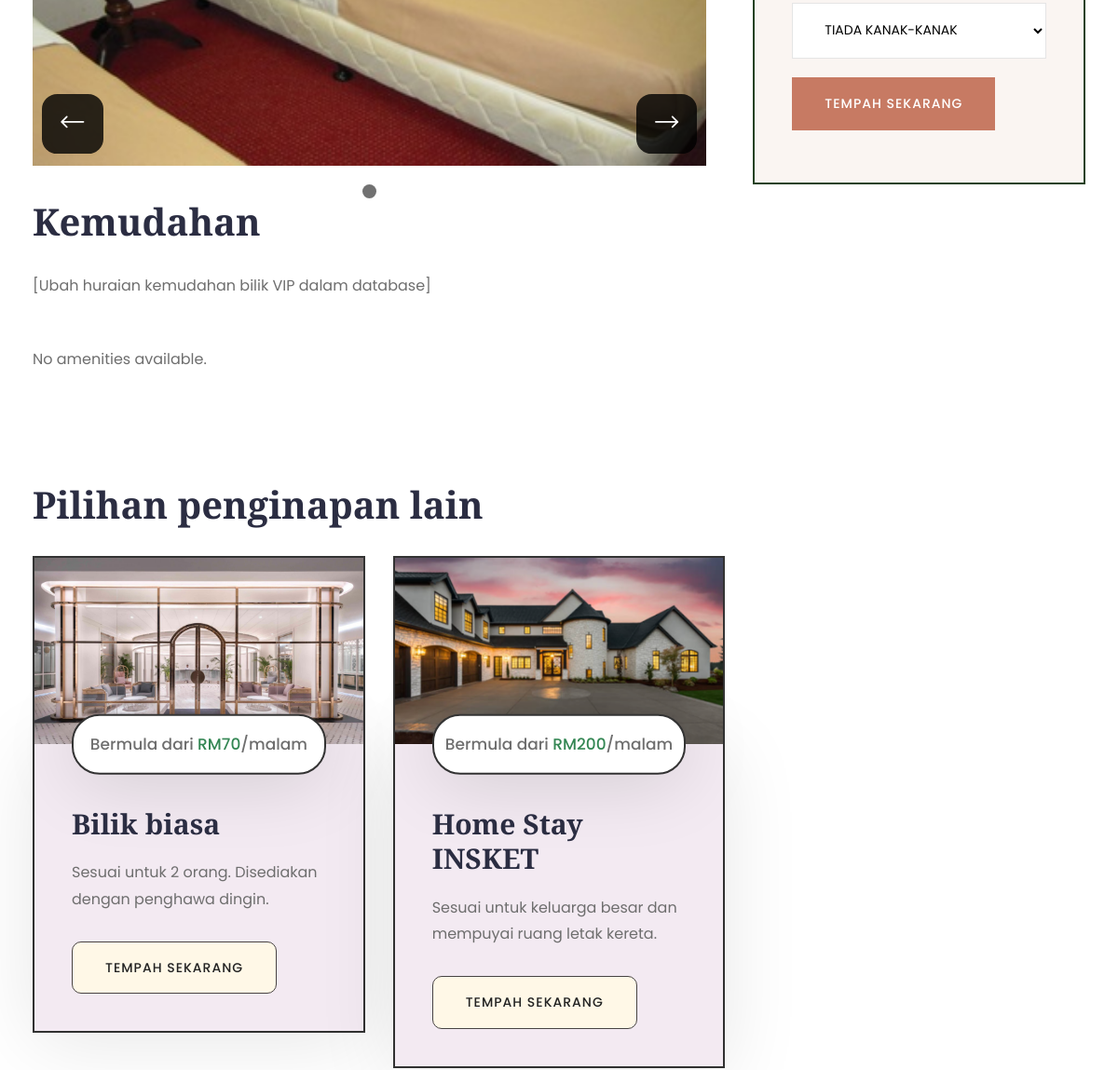
Before: /room_details.php?room_id=2 (middle part) with the older database file.
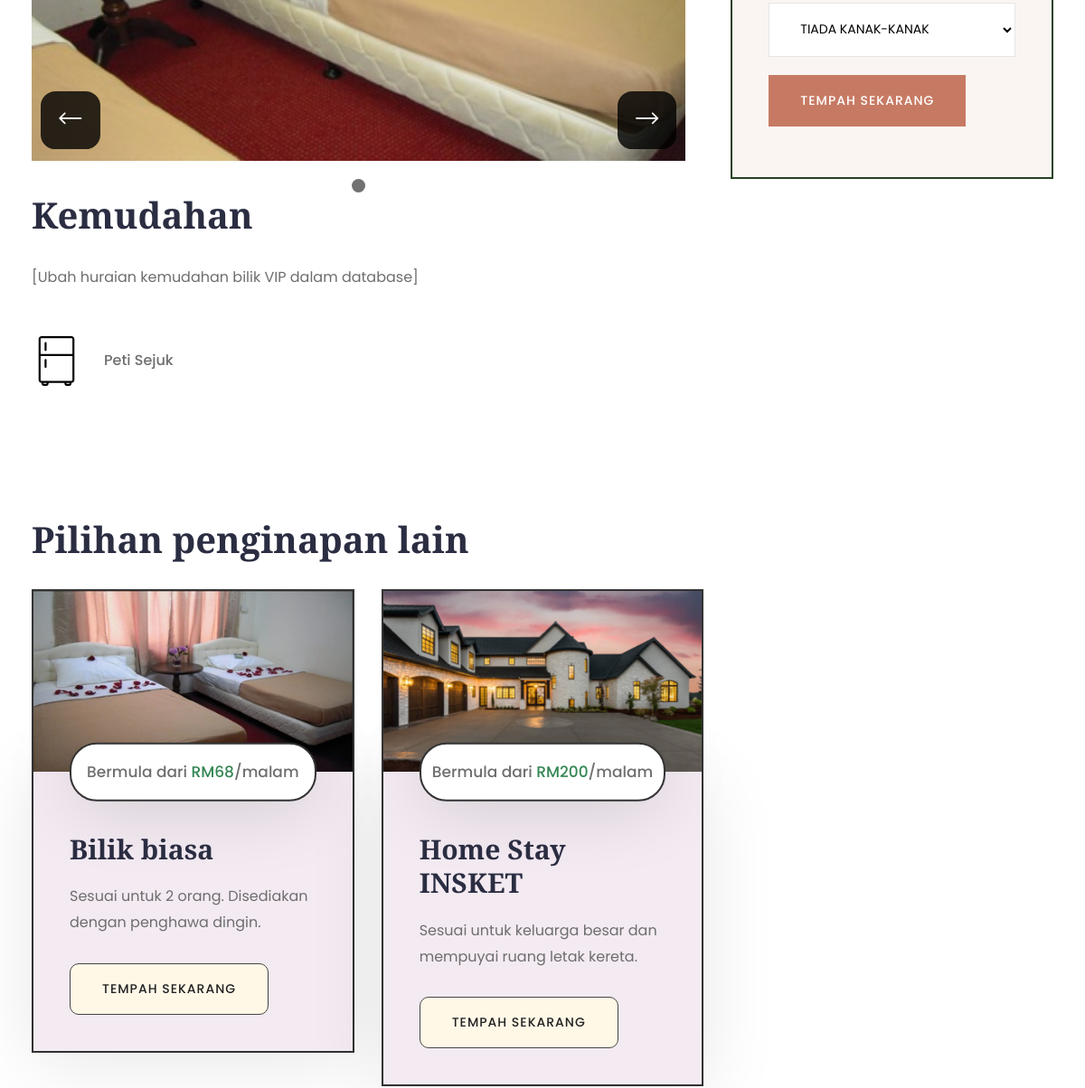
After: the same page with the newer database file.
### tables this page shows
CREATE TABLE `bilik_pic` (
  `id_gambar` int(10) NOT NULL,
  `jenis_gambar` varchar(50) NOT NULL,
  `url_gambar` text NOT NULL,
  `id_bilik` int(10) NOT NULL
);

CREATE TABLE `bilik` (
  `id_bilik` int(10) NOT NULL,
  `nama_bilik` varchar(50) NOT NULL,
  `kapasiti` int(4) NOT NULL,
  `jenis_bilik` varchar(15) NOT NULL,
  `harga_semalaman` float NOT NULL,
  `huraian_kemudahan` text NOT NULL,
  `huraian_pendek` text DEFAULT NULL,
  `huraian` text DEFAULT NULL,
  `max_capacity` int(3) NOT NULL,
  `id_admin` int(10) DEFAULT NULL
);

CREATE TABLE `kemudahan` (
  `id_kemudahan` int(11) NOT NULL,
  `nama` varchar(25) NOT NULL,
  `icon_url` varchar(100) NOT NULL
);

### Models/room.php (called while the page is built, shortened)
<?php
class Room
{
    private $imgMain;
    private $imgList;
    private $aminitiesList;
    public function __construct($id, $name, $capacity, $type, $price, $amenDesc, $shortDesc, $longDesc, $maxCapacity, $imgMain, $imgBanner, $imgList, $aminitiesList)
    {
        $this->imgMain = $imgMain;
        $this->imgList = $imgList;
        $this->aminitiesList = $aminitiesList;
    }
    public function getImgMain()
    {
        return $this->imgMain;
    }
    public function getImgList()
    {
        return $this->imgList;
    }
    public function getAminitiesList()
    {
        return $this->aminitiesList;
    }
    public static function getRoomById($roomId)
    {
        $conn = DBConnection::getConnection();
        $imgMain = Room::getRoomImageByType($roomId, 'main');
        $imgBanner = Room::getRoomImageByType($roomId, 'banner');
        $imgList = Room::getRoomImageByType($roomId, 'add');
        $aminitiesList = Room::getAmenList($roomId);
        $sql = "SELECT * FROM bilik WHERE id_bilik = ?";
        $stmt = $conn->prepare($sql);
        $stmt->bind_param("i", $roomId);
        $stmt->execute();
        $result = $stmt->get_result();
        if ($result->num_rows > 0) {
            $row = $result->fetch_assoc();
            $room = new Room(
                $row['id_bilik'],
                $row['nama_bilik'],
                $row['kapasiti'],
                $row['jenis_bilik'],
                $row['harga_semalaman'],
                $row['huraian_kemudahan'],
                $row['huraian_pendek'],
                $row['huraian'],
                $row['max_capacity'],
                $imgMain,
                $imgBanner,
                $imgList,
                $aminitiesList,
            );
            return $room;
        } else {
            $stmt->close();
            return null;
        }
    }
    public static function getRoomImageByType($room_id, $type)
    {
        $conn = DBConnection::getConnection();
        $sql = "SELECT url_gambar FROM bilik_pic WHERE id_bilik = ? AND jenis_gambar = ?";
        $stmt = $conn->prepare($sql);
        $stmt->bind_param("is", $room_id, $type);
        $stmt->execute();
        $result = $stmt->get_result();
        $images = [];
        while ($row = $result->fetch_assoc()) {
            $images[] = $row['url_gambar'];
        }
        return ($type === 'main' || $type === 'banner') ? ($images[0] ?? null) : $images;
    }
    public static function getAmenList($room_id)
    {
        $conn = DBConnection::getConnection();
        $sql = "SELECT k.nama, k.icon_url FROM kemudahan k LEFT JOIN bilik_kemudahan b ON k.id_kemudahan = b.id_kemudahan WHERE b.id_bilik = ?";
        $stmt = $conn->prepare($sql);
        $stmt->bind_param("i", $room_id);
        $stmt->execute();
        $result = $stmt->get_result();
        $amenList = [];
        while ($row = $result->fetch_assoc()) {
            $amenList[] = [
                'name' => $row['nama'],
                'icon_url' => $row['icon_url']
            ];
        }
        return $amenList;
    }
}

### room_details.php (the view, shortened to what the changed rows need)
<!DOCTYPE html>
<html lang="en">
<head>
<link href="assets/css/bootstrap.css" rel="stylesheet">
<link href="assets/css/style.css" rel="stylesheet">
<link href="assets/css/responsive.css" rel="stylesheet">
<link href="assets/css/color.css" rel="stylesheet">
</head>
<body>
<div class="page-wrapper">
	<?php
    include_once 'Models/room.php';
    $room_details = Room::getRoomById($_GET['room_id']);
    ?>
    <section class="section-padding">
        <div class="auto-container">
            <div class="row">
                <div class="col-lg-8 pe-lg-35">
                    <div class="single-post">
                        <div class="slider-container" style="width: 100%; max-width: 828px; height: 450px; position: relative; overflow: hidden; margin-bottom: 20px;">
                            <div class="slider-wrapper" style="display: flex; transition: transform 0.5s ease;">
                                <?php
                                $roomImgs = $room_details->getImgList();
                                $roomImgs[] = $room_details->getImgMain();
                                $slideCount = count($roomImgs) > 0 ? count($roomImgs) : 1;
                                while ($slideCount > 0) {
                                    echo '<div class="slider-slide" style="min-width: 100%; box-sizing: border-box;">';
                                    echo '<img src="' . $roomImgs[$slideCount - 1] . '" alt="Slide image" style="width: 100%; height: 450px; object-fit: cover;">';
                                    echo '</div>';
                                    $slideCount--;
                                }
                                ?>
                            </div>
                        </div>
                        <div class="pagination" style="display: flex; justify-content: center;">
                            <?php
                            $slideCount = count($roomImgs) > 0 ? count($roomImgs) : 1;
                            while ($slideCount > 0) {
                                echo '<span class="dot" style="height: 15px; width: 15px; margin: 0 5px; cursor: pointer; background-color: #bbb; border-radius: 50%; display: inline-block;"></span>';
                                $slideCount--;
                            }
                            ?>
                        </div>
                        <div class="row mb_30">
                        <?php
                        $amenities = $room_details->getAminitiesList();
                        if (empty($amenities)) {
                            echo '<p>No amenities available.</p>';
                        } else {
                            foreach ($amenities as $row) {
                                echo '<div class="col-md-4 col-sm-6 mb_45">';
                                echo '<div class="d-flex align-items-center">';
                                echo '<img src="' . $row['icon_url'] . '" alt="' . $row['name'] . ' icon" class="theme-color fs_40 w_55 mr_25">';
                                echo '<p class="fw_medium mb_0">' . $row['name'] . '</p>';
                                echo '</div>';
                                echo '</div>';
                            }
                        }
                        ?>
                        </div>
                    </div>
                </div>
            </div>
        </div>
    </section>
    <?php
    include 'partials/additional_room.php';
    include 'partials/footer.php';?>
</div>
</body>
</html>

### partials/additional_room.php (shortened to what the changed rows need)
<section class="section-padding">
        <div class="auto-container">
            <div class="row">
                <?php
                try{
                    $conn = DBConnection::getConnection();
                    $selected_room_id = isset($_SESSION['room_id']) ? (int)$_SESSION['room_id'] : 0;
                    $stmt = "SELECT * FROM bilik r LEFT JOIN bilik_pic ri ON r.id_bilik = ri.id_bilik WHERE jenis_gambar = 'main';";
                    $result = $conn->query($stmt);
                    if ($result->num_rows > 0) {
                        while ($room = $result->fetch_assoc()) {
                            $room_id = $room['id_bilik'];
                            if ($room_id == $selected_room_id) {
                                continue;
                            }
                            $room_name = $room['nama_bilik'];
                            $short_description = $room['huraian_pendek'];
                            $price = $room['harga_semalaman'];
                            $main_img = $room['url_gambar'];
                    ?>
                        <div class="col-lg-4 col-md-6">
                            <div class="room-1-block wow fadeInUp" data-wow-delay=".2s" data-wow-duration="1.2s">
                                <div class="room-1-image hvr-img-zoom-1" style="height: 200px; width:auto">
                                    <img src="<?php echo htmlspecialchars($main_img); ?>" alt="">
                                </div>
                                <div class="room-1-content">
                                    <p class="room-1-meta-info">Bermula dari <span class="theme-color">RM<?php echo htmlspecialchars($price); ?></span>/malam</p>
                                    <h4 class="room-1-title mb_20">
                                        <a href="room_details.php?room_id=<?php echo htmlspecialchars($room_id); ?>.php">
                                            <?php echo htmlspecialchars($room_name); ?>
                                        </a>
                                    </h4>
                                    <p class="room-1-text mb_30"><?php echo htmlspecialchars($short_description); ?></p>
                                    <div class="link-btn">
                                        <a href="room_details.php?room_id=<?php echo htmlspecialchars($room_id); ?>" class="btn-1 btn-alt">Tempah Sekarang <span></span></a>
                                    </div>
                                </div>
                            </div>
                        </div>
                    <?php
                    }
                    }
                    else {
                        echo "<p>No rooms available at the moment.</p>";
                    }
                }catch (mysqli_sql_exception $e) {
                    echo "Error: " . $e->getMessage();
                }
                    ?>
            </div>
        </div>
    </section>

Changed rows visible on the page:
now on this page (row unchanged): kemudahan: icon_url (picture), nama "Peti Sejuk"
changed bilik_pic "Bilik biasa": url_gambar: picture added in place of a placeholder; id_bilik.harga_semalaman "70" → "68"
Other visible differences:
text no longer shown: "No amenities available."
